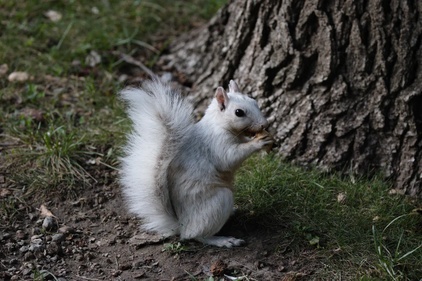
#> input picture fourier_transforms/cloudberry.png, 422 x 281 px, shrunk from 1080 x 720 before the run
$ python swap_phases.py
#> lines starting #> are read from the running program, lines starting #| are printed output that depends on the picture
import numpy as np
from matplotlib import pyplot as plt

plt.ion()

cloud=plt.imread('cloudberry.png')
#> cloud is the input picture: shape (281, 422, 4) float32; mean R, G, B, A 0.278, 0.277, 0.248, 1
arts=plt.imread('mcgill_arts.jpeg')
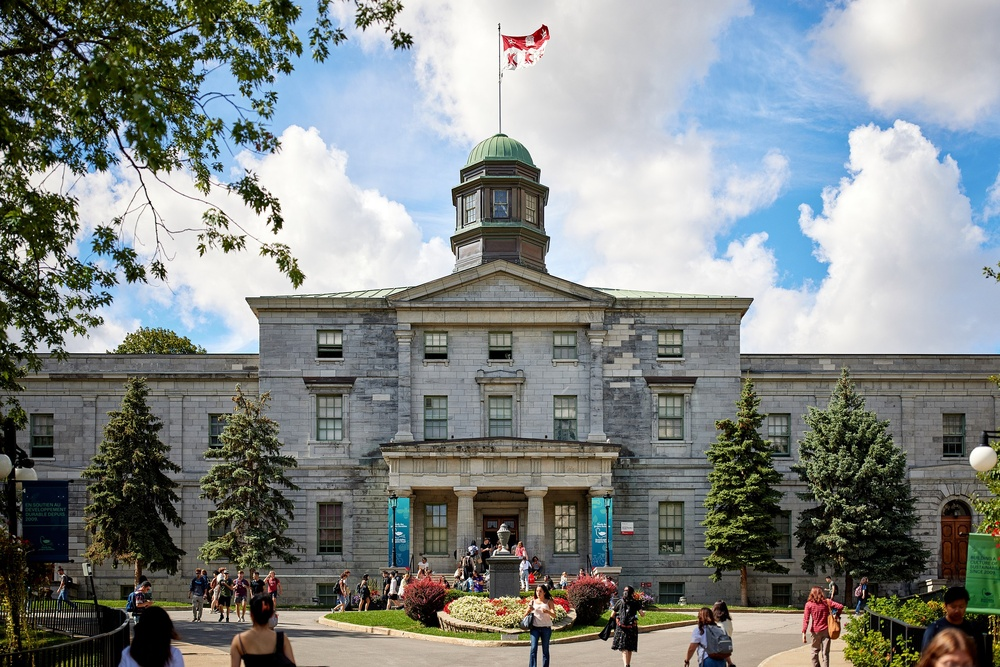
#> input picture fourier_transforms/mcgill_arts.jpeg, 1000 x 667 px, shrunk from 2560 x 1707 before the run
#> arts is the input picture: shape (667, 1000, 3); mean R, G, B 129.9, 135, 133.6


#do some resizing/cropping to make the images the same size
arts=arts[::2,::2,0]
#> arts: shape (334, 500)
cloud=cloud[:,:,0]
#> cloud: shape (281, 422) float32
i0=(arts.shape[0]-cloud.shape[0])//2
#> i0 = 26
i1=(arts.shape[1]-cloud.shape[1])//2
#> i1 = 39
arts=arts[i0:i0+cloud.shape[0],i1:i1+cloud.shape[1]]
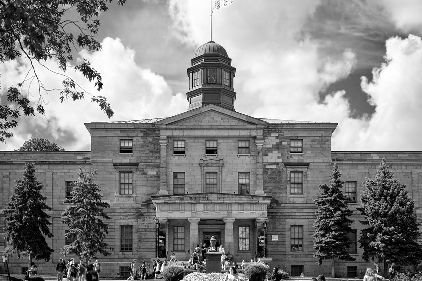
#> arts: shape (281, 422); min 0, max 255, mean 134.5

cloudft=np.fft.rfft2(cloud)
artsft=np.fft.rfft2(arts)

cloud_amps=np.abs(cloudft)
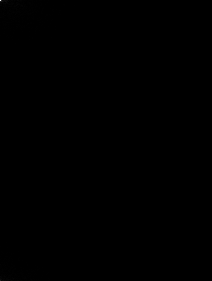
#> cloud_amps: shape (281, 212) float64; min 0.00439, max 32989.9, mean 22.2; drawn with min black and max white
cloud_phase=np.angle(cloudft)
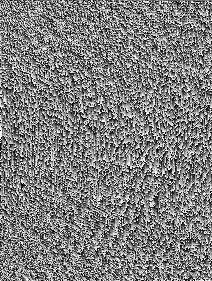
#> cloud_phase: shape (281, 212) float64; min -3.14, max 3.14, mean -0.00307; drawn with min black and max white
arts_amps=np.abs(artsft)
arts_phases=np.angle(artsft)
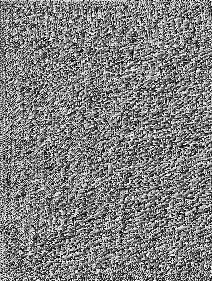
#> arts_phases: shape (281, 212) float64; min -3.14, max 3.14, mean 0.00119; drawn with min black and max white

cphases=np.exp(1J*cloud_phase)#*arts_amps
aphases=cloud_amps*np.exp(1J*arts_phases)

cphase_image=np.fft.irfft2(cphases)
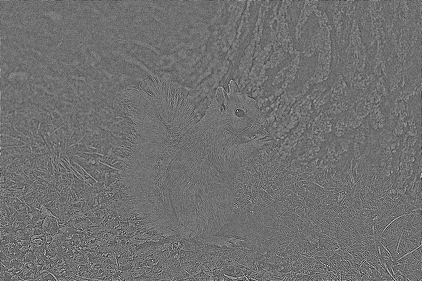
#> cphase_image: shape (281, 422) float64; min -0.0211, max 0.0267, mean 8.43e-06; drawn with min black and max white
aphase_image=np.fft.irfft2(aphases)
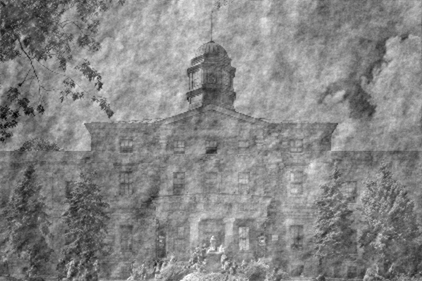
#> aphase_image: shape (281, 422) float64; min -0.421, max 0.909, mean 0.278; drawn with min black and max white
plt.figure(1)
plt.clf()
plt.imshow(cphase_image,cmap='gray',vmin=-0.002,vmax=0.005)
plt.title('cloudberry phase, arts amp')
plt.figure(2)
plt.clf()
plt.imshow(aphase_image,cmap='gray')
plt.title('arts phases, cloudberry amps')
plt.show()
